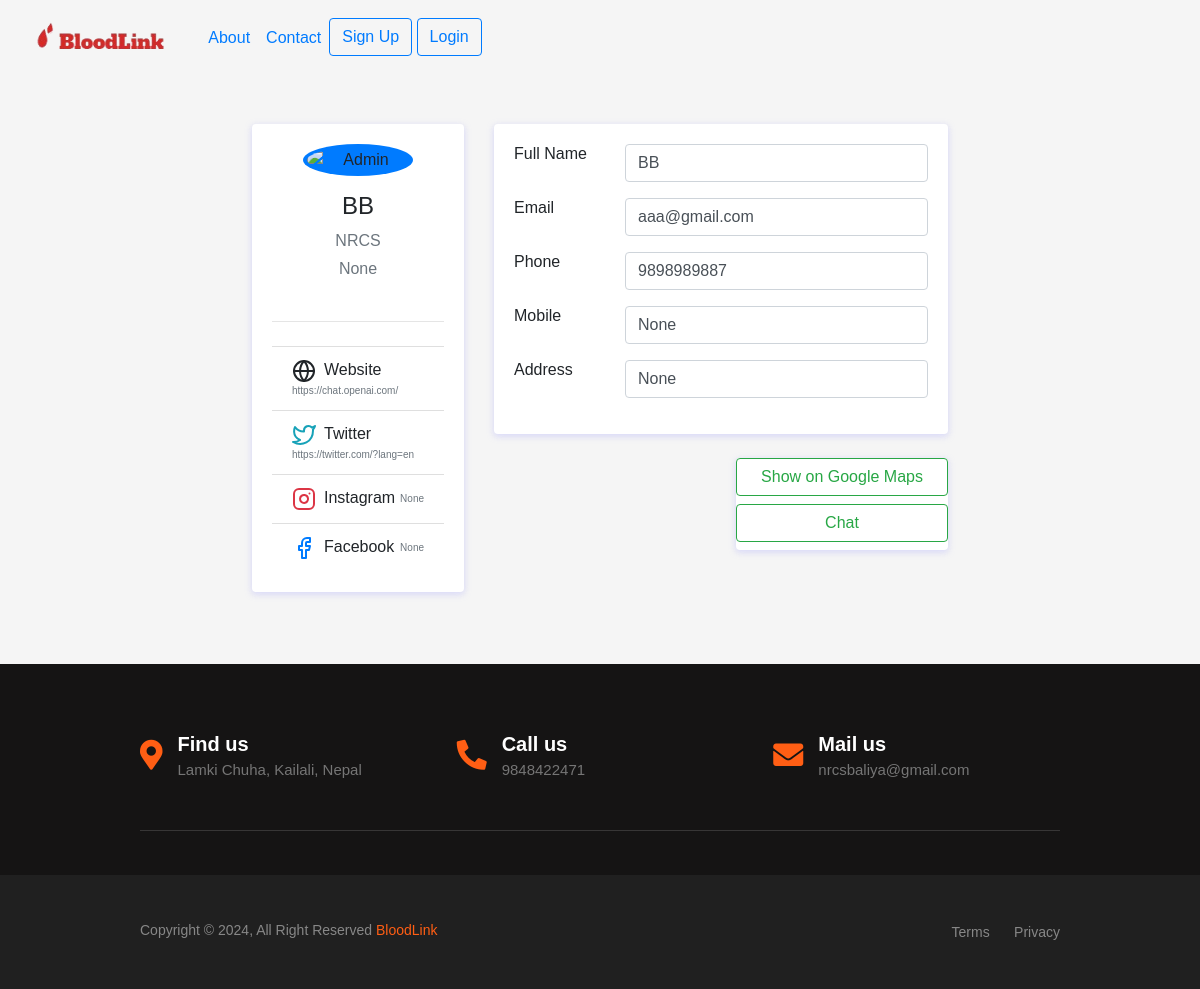
/provider_profile/6/, run on the app's committed database.
### bloodbank/models.py (models this page shows, shortened)
class BloodBank(models.Model):
    user=models.OneToOneField(User,on_delete=models.CASCADE)
    name = models.CharField(max_length=30, null=True, blank=True)
    address = models.CharField(max_length=30, null=True, blank=True)
    facebook = models.URLField(max_length=300,null=True, blank=True)
    insta = models.URLField(max_length=300,null=True, blank=True)
    twitter = models.URLField(max_length=300,null=True, blank=True)
    website = models.URLField(max_length=300,null=True, blank=True)
    email = models.CharField(max_length=300,null=True, blank=True)
    phone = models.CharField(max_length=300,null=True, blank=True)
    number = models.CharField(max_length=300,null=True, blank=True)
    latitude = models.FloatField(null=True, blank=True)
    longitude = models.FloatField(null=True, blank=True)

### bloodbank/views.py (the view)
# urls.py: path("provider_profile/<int:id>/",views.provider_profile_for_user,name="provider_profile_availa"),
def provider_profile_for_user(request,id):
    provider = BloodBank.objects.get(id=id)
    context={"provider":provider}
    return render(request,"profile/provider_profile_detail.html",context)

### templates/profile/provider_profile_detail.html (shortened to what this page needs)
{% extends 'base.html' %}
{% block body %}
<div class="container">
    <div class="main-body">
        <div class="row">
            <div class="col-lg-4">
                <div class="card">
                    <div class="card-body">
                        <div class="d-flex flex-column align-items-center text-center">
                            <img src="https://bootdey.com/img/Content/avatar/avatar6.png" alt="Admin" class="rounded-circle p-1 bg-primary" width="110">
                            <div class="mt-3">
                                <h4>{{provider.name}}</h4>
                                <p class="text-secondary mb-1">NRCS</p>
                                <p class="text-muted font-size-sm">{{provider.address}}</p>
                            </div>
                        </div>
                        <hr class="my-4">
                        <ul class="list-group list-group-flush">
                            <li class="list-group-item d-flex justify-content-between align-items-center flex-wrap">
                                <h6 class="mb-0">Website</h6>
                                <span class="text-secondary" style='font-size: 10px;'>{{provider.website}}</span>
                            </li>
                            <li class="list-group-item d-flex justify-content-between align-items-center flex-wrap">
                                <h6 class="mb-0">Twitter</h6>
                                <span class="text-secondary" style='font-size: 10px;'>{{provider.twitter}}</span>
                            </li>
                            <li class="list-group-item d-flex justify-content-between align-items-center flex-wrap">
                                <h6 class="mb-0">Instagram</h6>
                                <span class="text-secondary" style='font-size: 10px;'>{{provider.insta}}</span>
                            </li>
                            <li class="list-group-item d-flex justify-content-between align-items-center flex-wrap">
                                <h6 class="mb-0">Facebook</h6>
                                <span class="text-secondary" style='font-size: 10px;'>{{provider.facebook}}</span>
                            </li>
                        </ul>
                    </div>
                </div>
            </div>
            <div class="col-lg-8">
                <div class="card">
                    <div class="card-body">
                        <div class="row mb-3">
                            <div class="col-sm-3">
                                <h6 class="mb-0">Full Name</h6>
                            </div>
                            <div class="col-sm-9 text-secondary">
                                <input type="text" class="form-control" value="{{provider.name}}">
                            </div>
                        </div>
                        <div class="row mb-3">
                            <div class="col-sm-3">
                                <h6 class="mb-0">Email</h6>
                            </div>
                            <div class="col-sm-9 text-secondary">
                                <input type="text" class="form-control" value="{{provider.email}}">
                            </div>
                        </div>
                        <div class="row mb-3">
                            <div class="col-sm-3">
                                <h6 class="mb-0">Phone</h6>
                            </div>
                            <div class="col-sm-9 text-secondary">
                                <input type="text" class="form-control" value="{{provider.phone}}">
                            </div>
                        </div>
                        <div class="row mb-3">
                            <div class="col-sm-3">
                                <h6 class="mb-0">Mobile</h6>
                            </div>
                            <div class="col-sm-9 text-secondary">
                                <input type="text" class="form-control" value="{{provider.number}}">
                            </div>
                        </div>
                        <div class="row mb-3">
                            <div class="col-sm-3">
                                <h6 class="mb-0">Address</h6>
                            </div>
                            <div class="col-sm-9 text-secondary">
                                <input type="text" class="form-control" value="{{provider.address}}">
                            </div>
                        </div>
                    </div>
                </div>
                <div class="row">
                    <div class="col-md-6">
                    </div>
                    <div class="col-md-6">
                        <div class="card">
                            <button class='btn btn-outline-success' onclick="showOnMap()">Show on Google Maps</button>
                            <a class='btn btn-outline-success my-2' href="{% url 'chat_room' provider.user.id %}">Chat</a>
                        </div>
                    </div>
                </div>
            </div>
        </div>
    </div>
</div>
{% endblock body %}

### templates/footer.html (style rules this page uses)
:root { --primary-color:#ff5e14; --bg-color:#151414; --light-black:#373636; --light-black-2:#2e2e2e; --light-black-3:#202020; --white-color:#fff; --dark-gray:#757575; --dark-gray-2:#7e7e7e; --dark-gray-3:#878787; --facebook:#3b5998; --twitter:#55acee; --instagram:#e93b81; }
ul { margin: 0px; padding: 0px; }

### data on the page
BloodBank: name "BB", address "None", website "https://chat.openai.com/", twitter "https://twitter.com/?lang=en", insta "None", facebook "None", email "aaa@gmail.com", phone "9898989887", number "None"
